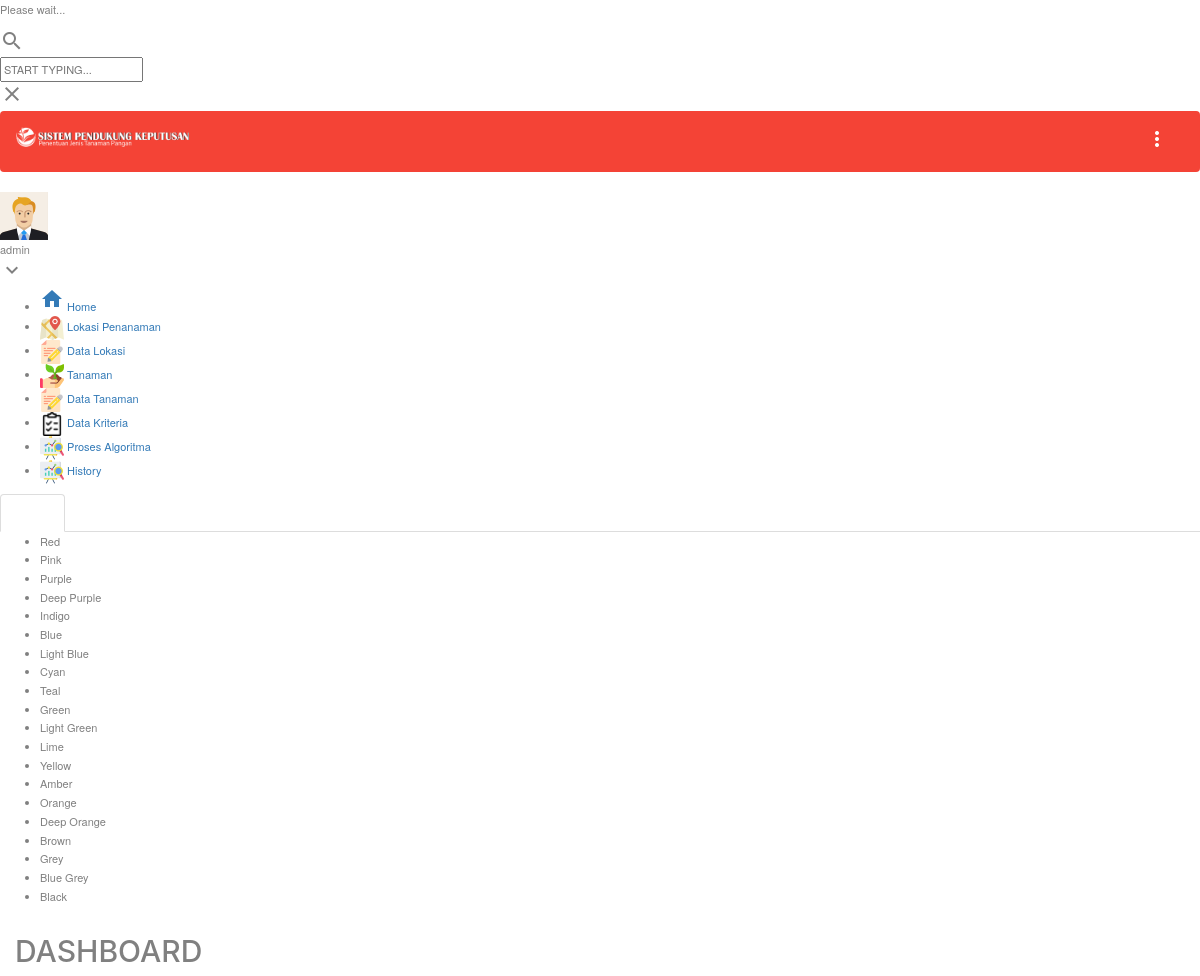
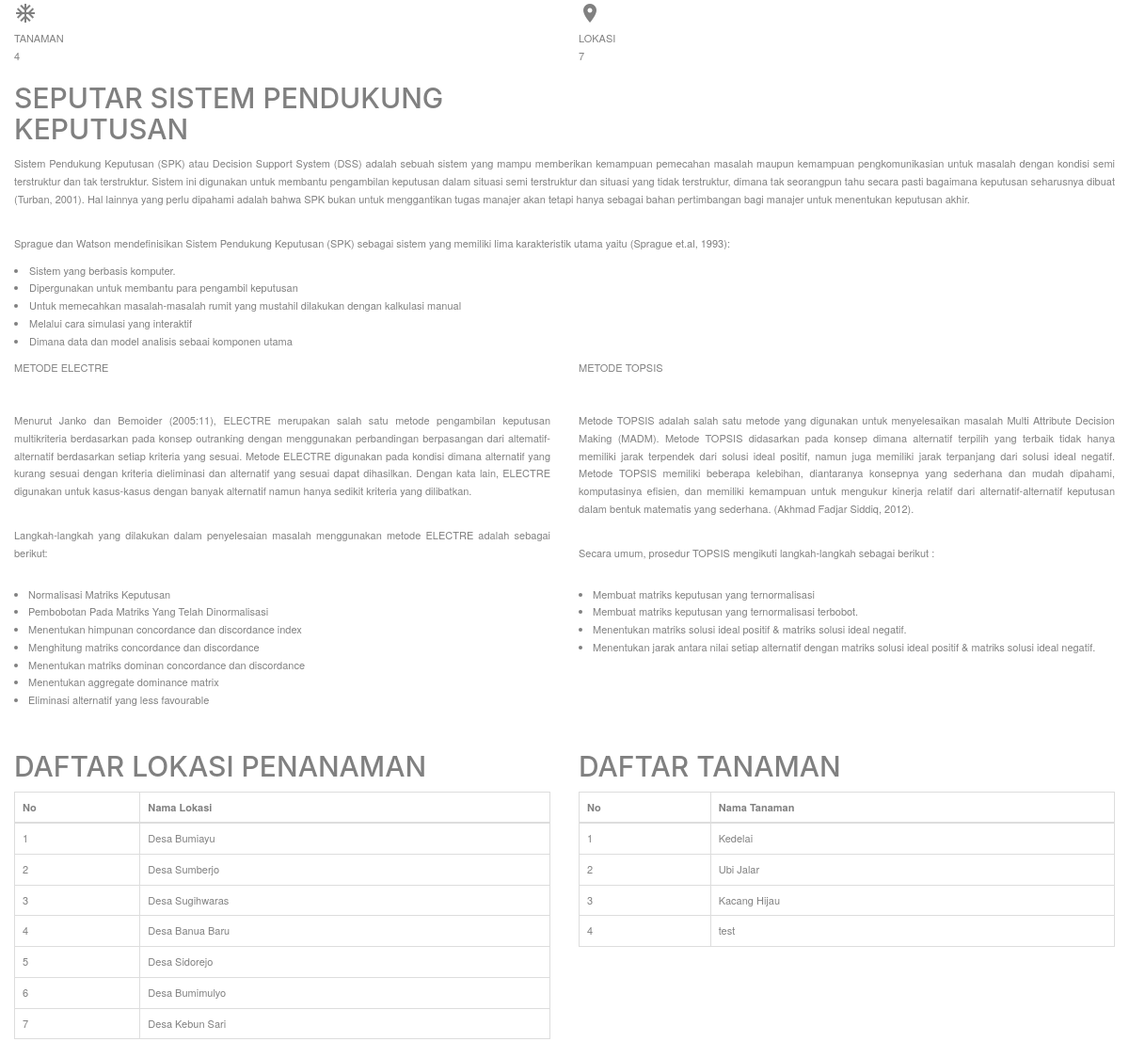
The page /admin/index.php (signed in) on the database its author committed (2 pictures, top to bottom).
### tables this page shows
CREATE TABLE `tb_lokasi` (
  `id_lokasi` int(11) NOT NULL,
  `nama_lokasi` varchar(50) DEFAULT NULL
);

CREATE TABLE `tb_alternatif` (
  `id_alternative` varchar(5) NOT NULL,
  `name` varchar(30) NOT NULL
);

### admin/index.php (the view, shortened to what this page needs)
<?php include_once 'atribut/head.php'; ?>
<div class="page-loader-wrapper">
    <div class="loader">
        <p>Please wait...</p>
    </div>
</div>
<div class="search-bar">
    <div class="search-icon">
        <i class="material-icons">search</i>
    </div>
    <input type="text" placeholder="START TYPING...">
    <div class="close-search">
        <i class="material-icons">close</i>
    </div>
</div>
<?php include_once 'atribut/menu.php'; ?>
<section class="content">
    <div class="container-fluid">
        <div class="block-header">
            <h2>DASHBOARD</h2>
        </div>
        <div class="row clearfix">
            <div class="col-lg-6 col-md-6 col-sm-6 col-xs-12">
                <div class="info-box bg-pink hover-expand-effect">
                    <div class="icon">
                        <i class="material-icons">ac_unit</i>
                    </div>
                    <div class="content">
                        <div class="text">TANAMAN</div>
                        <div class="number count-to" data-from="0" data-to="125" data-speed="15" data-fresh-interval="20">
                            <?php
                            $sql = "SELECT * FROM tb_alternatif";
                            $query = mysqli_query($connect,$sql);
                            $jumlah = $query->num_rows;
                            echo $jumlah;
                            ?>
                        </div>
                    </div>
                </div>
            </div>
            <div class="col-lg-6 col-md-6 col-sm-6 col-xs-12">
                <div class="info-box bg-cyan hover-expand-effect">
                    <div class="icon">
                        <i class="material-icons">location_on</i>
                    </div>
                    <div class="content">
                        <div class="text">LOKASI</div>
                        <div class="number count-to" data-from="0" data-to="257" data-speed="1000" data-fresh-interval="20">
                            <?php
                            $sql = "SELECT * FROM tb_lokasi";
                            $query = mysqli_query($connect,$sql);
                            $jumlah = $query->num_rows;
                            echo $jumlah;
                            ?>
                        </div>
                    </div>
                </div>
            </div>
        </div>
        <div class="row clearfix">
            <div class="col-xs-12 col-sm-12 col-md-12 col-lg-12">
                <div class="card">
                    <div class="header">
                        <div class="row clearfix">
                            <div class="col-xs-12 col-sm-6">
                                <h2>SEPUTAR SISTEM PENDUKUNG KEPUTUSAN</h2>
                            </div>
                        </div>
                    </div>
                    <div class="body" align="justify">
                        <p>Sistem Pendukung Keputusan (SPK) atau Decision Support System (DSS) adalah sebuah sistem yang mampu memberikan kemampuan pemecahan masalah maupun kemampuan pengkomunikasian untuk masalah dengan kondisi semi terstruktur dan tak terstruktur. Sistem ini digunakan untuk membantu pengambilan keputusan dalam situasi semi terstruktur dan situasi yang tidak terstruktur, dimana tak seorangpun tahu secara pasti bagaimana keputusan seharusnya dibuat (Turban, 2001). Hal lainnya yang perlu dipahami adalah bahwa SPK bukan untuk menggantikan tugas manajer akan tetapi hanya sebagai bahan pertimbangan bagi manajer untuk menentukan keputusan akhir.</p>
                        <br>
                        <p>Sprague dan Watson mendefinisikan Sistem Pendukung Keputusan (SPK) sebagai sistem yang memiliki lima karakteristik utama yaitu (Sprague et.al, 1993):
                            <li>Sistem yang berbasis komputer. </li>
                            <li>Dipergunakan untuk membantu para pengambil keputusan</li>
                            <li>Untuk memecahkan masalah-masalah rumit yang mustahil dilakukan dengan kalkulasi manual</li>
                            <li>Melalui cara simulasi yang interaktif</li>
                            <li>Dimana data dan model analisis sebaai komponen utama</li>
                        </p>
                    </div>
                </div>
            </div>
        </div>
        <div class="row clearfix">
            <div class="col-xs-12 col-sm-12 col-md-6 col-lg-6">
                <div class="card" align="justify">
                    <div class="body bg-pink">
                        <div class="sparkline" data-type="line" data-spot-Radius="4" data-highlight-Spot-Color="rgb(233, 30, 99)" data-highlight-Line-Color="#fff"
                        data-min-Spot-Color="rgb(255,255,255)" data-max-Spot-Color="rgb(255,255,255)" data-spot-Color="rgb(255,255,255)"
                        data-offset="90" data-width="100%" data-height="92px" data-line-Width="2" data-line-Color="rgba(255,255,255,0.7)"
                        data-fill-Color="rgba(0, 188, 212, 0)">
                        METODE ELECTRE
                    </div>
                    <br>
                    <br>
                    <p>Menurut Janko dan Bemoider (2005:11), ELECTRE merupakan salah satu metode pengambilan keputusan multikriteria berdasarkan pada konsep outranking dengan menggunakan perbandingan berpasangan dari altematif-alternatif berdasarkan setiap kriteria yang sesuai. Metode ELECTRE digunakan pada kondisi dimana alternatif yang kurang sesuai dengan kriteria dieliminasi dan alternatif yang sesuai dapat dihasilkan. Dengan kata lain, ELECTRE digunakan untuk kasus-kasus dengan banyak alternatif namun hanya sedikit kriteria yang dilibatkan.</p>
                    <br>
                    <p>Langkah-langkah yang dilakukan dalam penyelesaian masalah menggunakan metode ELECTRE adalah sebagai berikut:
                        <ul style="padding: 15px">
                            <li>Normalisasi Matriks Keputusan</li>
                            <li>Pembobotan Pada Matriks Yang Telah Dinormalisasi</li>
                            <li>Menentukan himpunan concordance dan discordance index</li>
                            <li>Menghitung matriks concordance dan discordance</li>
                            <li>Menentukan matriks dominan concordance dan discordance</li>
                            <li>Menentukan aggregate dominance matrix</li>
                            <li>Eliminasi alternatif yang less favourable</li>
                        </ul>
                    </p>
                </div>
            </div>
        </div>
        <div class="col-xs-12 col-sm-12 col-md-6 col-lg-6">
            <div class="card" align="justify">
                <div class="body bg-cyan">
                    <div class="sparkline" data-type="line" data-spot-Radius="4" data-highlight-Spot-Color="rgb(233, 30, 99)" data-highlight-Line-Color="#fff"
                    data-min-Spot-Color="rgb(255,255,255)" data-max-Spot-Color="rgb(255,255,255)" data-spot-Color="rgb(255,255,255)"
                    data-offset="90" data-width="100%" data-height="92px" data-line-Width="2" data-line-Color="rgba(255,255,255,0.7)"
                    data-fill-Color="rgba(0, 188, 212, 0)">
                    METODE TOPSIS
                </div>
                <br>
                <br>
                <p>Metode TOPSIS adalah salah satu metode yang digunakan untuk menyelesaikan masalah Multi Attribute Decision Making (MADM). Metode TOPSIS didasarkan pada konsep dimana alternatif terpilih yang terbaik tidak hanya memiliki jarak terpendek dari solusi ideal positif, namun juga memiliki jarak terpanjang dari solusi ideal negatif. Metode TOPSIS memiliki beberapa kelebihan, diantaranya konsepnya yang sederhana dan mudah dipahami, komputasinya efisien, dan memiliki kemampuan untuk mengukur kinerja relatif dari alternatif-alternatif keputusan dalam bentuk matematis yang sederhana. (Akhmad Fadjar Siddiq, 2012).</p>
                <br>
                <p>Secara umum, prosedur TOPSIS mengikuti langkah-langkah sebagai berikut :
                    <ul style="padding: 15px">
                        <li>Membuat matriks keputusan yang ternormalisasi</li>
                        <li>Membuat matriks keputusan yang ternormalisasi terbobot.</li>
                        <li>Menentukan matriks solusi ideal positif & matriks solusi ideal negatif.</li>
                        <li>Menentukan jarak antara nilai setiap alternatif dengan matriks solusi ideal positif & matriks solusi ideal negatif.</li>
                    </ul>
                </p>
            </div>
        </div>
    </div>
</div>
<div class="row clearfix">
    <div class="col-xs-12 col-sm-12 col-md-6 col-lg-6">
        <div class="card">
            <div class="header">
                <h2>DAFTAR LOKASI PENANAMAN</h2>
            </div>
            <div class="body">
                <div class="table-responsive">
                   <table class="table table-bordered">
                    <thead>
                        <tr>
                            <th>No</th>
                            <th>Nama Lokasi</th>
                        </tr>
                    </thead>
                    <tbody>
                        <?php
                        $no = 1;
                        $sql = "SELECT * FROM tb_lokasi";
                        $query = $connect->query($sql);
                        while ($row = $query->fetch_array()) {
                            echo "<tr>";
                            echo "<td>".$no++."</td>";
                            echo "<td>".$row['nama_lokasi']."</td>";
                            echo "</tr>";
                        }
                        ?>
                    </tbody>
                </table>
            </div>
        </div>
    </div>
</div>
<div class="col-xs-12 col-sm-12 col-md-6 col-lg-6">
    <div class="card">
        <div class="header">
            <h2>DAFTAR TANAMAN</h2>
        </div>
        <div class="body">
            <table class="table table-bordered">
                <thead>
                    <tr>
                        <th>No</th>
                        <th>Nama Tanaman</th>
                    </tr>
                </thead>
                <tbody>
                    <?php
                    $no = 1;
                    $sql = "SELECT * FROM tb_alternatif";
                    $query = $connect->query($sql);
                    while ($row = $query->fetch_array()) {
                        echo "<tr>";
                        echo "<td>".$no++."</td>";
                        echo "<td>".$row['name']."</td>";
                        echo "</tr>";
                    }
                    ?>
                </tbody>
            </table>
        </div>
    </div>
</div>
</div>
</div>
</section>
<?php include_once 'atribut/foot.php'; ?>

### assets/css/style.css (style rules this page uses)
body { line-height: 1.7; color: gray; font-weight: 300; font-size: 1.1rem; }
h1, h2, h3, h4, h5, .h1, .h2, .h3, .h4, .h5 { font-family: "Muli", -apple-system, BlinkMacSystemFont, "Segoe UI", Roboto, "Helvetica Neue", Arial, sans-serif, "Apple Color Emoji", "Segoe UI Emoji", "Segoe UI Symbol", "Noto Color Emoji"; }

### rows shown on the page
tb_lokasi: nama_lokasi "Desa Bumiayu"
tb_lokasi: nama_lokasi "Desa Sumberjo"
tb_lokasi: nama_lokasi "Desa Sugihwaras"
tb_lokasi: nama_lokasi "Desa Banua Baru"
tb_lokasi: nama_lokasi "Desa Sidorejo"
tb_lokasi: nama_lokasi "Desa Bumimulyo"
tb_lokasi: nama_lokasi "Desa Kebun Sari"
tb_alternatif: name "Kedelai"
tb_alternatif: name "Ubi Jalar"
tb_alternatif: name "Kacang Hijau"
tb_alternatif: name "test"

### other values the page prints
$_SESSION['inpusername'] "admin"
$jumlah "4"
$jumlah "7"
